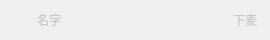
<?xml version="1.0" encoding="UTF-8"?>
<ui version="4.0">
 <class>VhallSpeakerListItem</class>
 <widget class="QWidget" name="VhallSpeakerListItem">
  <property name="geometry">
   <rect>
    <x>0</x>
    <y>0</y>
    <width>270</width>
    <height>40</height>
   </rect>
  </property>
  <property name="minimumSize">
   <size>
    <width>0</width>
    <height>40</height>
   </size>
  </property>
  <property name="maximumSize">
   <size>
    <width>16777215</width>
    <height>40</height>
   </size>
  </property>
  <property name="windowTitle">
   <string>Form</string>
  </property>
  <layout class="QHBoxLayout" name="horizontalLayout">
   <property name="leftMargin">
    <number>0</number>
   </property>
   <property name="topMargin">
    <number>0</number>
   </property>
   <property name="rightMargin">
    <number>0</number>
   </property>
   <property name="bottomMargin">
    <number>0</number>
   </property>
   <item>
    <widget class="QWidget" name="widget_2" native="true">
     <layout class="QGridLayout" name="gridLayout">
      <property name="leftMargin">
       <number>0</number>
      </property>
      <property name="topMargin">
       <number>0</number>
      </property>
      <property name="rightMargin">
       <number>0</number>
      </property>
      <property name="bottomMargin">
       <number>0</number>
      </property>
      <property name="spacing">
       <number>0</number>
      </property>
      <item row="0" column="0">
       <widget class="QWidget" name="widget_back" native="true">
        <property name="minimumSize">
         <size>
          <width>0</width>
          <height>25</height>
         </size>
        </property>
        <property name="maximumSize">
         <size>
          <width>16777215</width>
          <height>25</height>
         </size>
        </property>
        <property name="styleSheet">
         <string notr="true">QLabel{
background-color:transparent;
}
QWidget#widget_back:hover{
	background-color:#242425;
}</string>
        </property>
        <layout class="QHBoxLayout" name="horizontalLayout_2">
         <property name="spacing">
          <number>10</number>
         </property>
         <property name="leftMargin">
          <number>15</number>
         </property>
         <property name="topMargin">
          <number>0</number>
         </property>
         <property name="rightMargin">
          <number>0</number>
         </property>
         <property name="bottomMargin">
          <number>0</number>
         </property>
         <item>
          <widget class="QLabel" name="label_icon">
           <property name="minimumSize">
            <size>
             <width>10</width>
             <height>10</height>
            </size>
           </property>
           <property name="maximumSize">
            <size>
             <width>12</width>
             <height>12</height>
            </size>
           </property>
           <property name="text">
            <string/>
           </property>
          </widget>
         </item>
         <item>
          <widget class="QLabel" name="label_name">
           <property name="styleSheet">
            <string notr="true">color:#c7c7c8</string>
           </property>
           <property name="text">
            <string>名字</string>
           </property>
          </widget>
         </item>
         <item>
          <widget class="QWidget" name="widget" native="true">
           <property name="sizePolicy">
            <sizepolicy hsizetype="Preferred" vsizetype="Preferred">
             <horstretch>50</horstretch>
             <verstretch>0</verstretch>
            </sizepolicy>
           </property>
           <property name="maximumSize">
            <size>
             <width>50</width>
             <height>16777215</height>
            </size>
           </property>
           <property name="styleSheet">
            <string notr="true">background-color:transparent;</string>
           </property>
           <layout class="QGridLayout" name="gridLayout_2">
            <property name="leftMargin">
             <number>0</number>
            </property>
            <property name="topMargin">
             <number>0</number>
            </property>
            <property name="rightMargin">
             <number>0</number>
            </property>
            <property name="bottomMargin">
             <number>0</number>
            </property>
            <property name="spacing">
             <number>0</number>
            </property>
            <item row="0" column="0">
             <widget class="QLabel" name="label_speaker">
              <property name="styleSheet">
               <string notr="true">color:#c7c7c8</string>
              </property>
              <property name="text">
               <string>下麦</string>
              </property>
              <property name="alignment">
               <set>Qt::AlignCenter</set>
              </property>
             </widget>
            </item>
           </layout>
          </widget>
         </item>
        </layout>
       </widget>
      </item>
     </layout>
    </widget>
   </item>
  </layout>
 </widget>
 <resources/>
 <connections/>
</ui>
